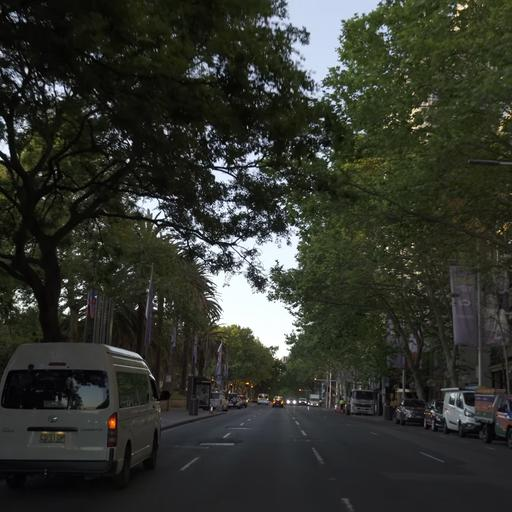
#> input picture data/Test/Test_116.jpg, 512 x 512 px, found by its file name; its folder holds only this picture in this run
$ python blur.py
#> lines starting #> are read from the running program, lines starting #| are printed output that depends on the picture
import cv2
import os
import numpy as np
import random

# 文件夹路径
input_folder = 'D:/AI/data/LoLI-Street/LoLI-Street Dataset/Test'
output_base_folder = 'output'  # 存储所有处理图像的根文件夹

# 定义不同的模糊程度（不同核大小）
blur_strengths = [(3, 3), (5, 5), (7, 7), (9, 9), (11, 11), (15, 15)]  # 核大小（宽度, 高度）

# 创建根文件夹
if not os.path.exists(output_base_folder):
    os.makedirs(output_base_folder)

# 亮度和对比度调整函数
def adjust_brightness_contrast(image, brightness=0, contrast=0):
    beta = brightness  # 增加亮度的值
    alpha = contrast / 100.0 + 1.0  # 对比度调整值，默认为1.0
    adjusted_image = cv2.convertScaleAbs(image, alpha=alpha, beta=beta)
    return adjusted_image

# 添加噪声的函数
def add_noise(image, mean=0, sigma=25):
    """给图像添加噪声"""
    gaussian_noise = np.random.normal(mean, sigma, image.shape).astype('uint8')
    noisy_image = cv2.add(image, gaussian_noise)
    return noisy_image

# 运动模糊的函数
def motion_blur(image, kernel_size=15):
    """添加运动模糊"""
    kernel = np.zeros((kernel_size, kernel_size))
    kernel[int((kernel_size-1)/2), :] = np.ones(kernel_size)
    kernel = kernel / kernel_size
    motion_blurred = cv2.filter2D(image, -1, kernel)
    return motion_blurred

# 调整分辨率的函数
def resize_image(image, size=(416, 416)):
    """调整图像分辨率"""
    resized_image = cv2.resize(image, size)
    return resized_image

# 遮挡图像的函数
def add_occlusion(image, occlusion_type="rectangle", size=(100, 100), color=(0, 0, 0)):
    """给图像添加遮挡物"""
    h, w, _ = image.shape
    if occlusion_type == "rectangle":
        # 随机选择一个位置，填充为矩形遮挡
        top_left = (random.randint(0, w - size[0]), random.randint(0, h - size[1]))
        bottom_right = (top_left[0] + size[0], top_left[1] + size[1])
        cv2.rectangle(image, top_left, bottom_right, color, -1)
    elif occlusion_type == "circle":
        # 随机选择圆形遮挡
        center = (random.randint(0, w), random.randint(0, h))
        radius = random.randint(30, 50)
        cv2.circle(image, center, radius, color, -1)
    return image

if __name__ == '__main__':
    # 读取文件夹中的所有图像
    for filename in os.listdir(input_folder):
        if filename.endswith(('.jpg', '.png', '.jpeg')):  # 检查文件扩展名
            image_path = os.path.join(input_folder, filename)
            image = cv2.imread(image_path)
#> image is the input picture: shape (512, 512, 3); mean B, G, R 45.8, 52.7, 50

            # 调亮
            brightness_contrast_folder = os.path.join(output_base_folder, 'brighter')
            if not os.path.exists(brightness_contrast_folder):
                os.makedirs(brightness_contrast_folder)
            adjusted_image = adjust_brightness_contrast(image, brightness=50, contrast=30)
#> in adjust_brightness_contrast, `adjusted_image = cv2.convertScaleAbs(image, alpha=alpha, beta=beta)`:
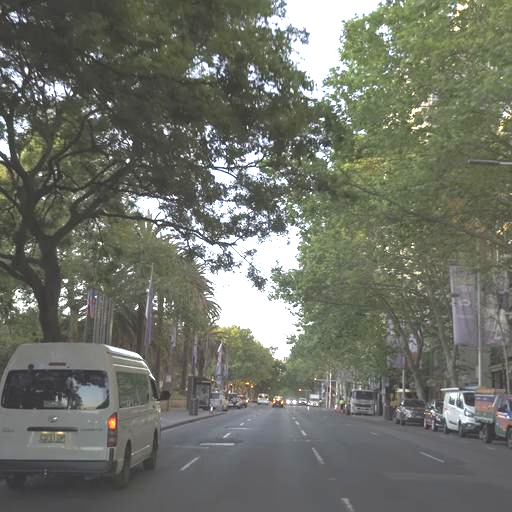
#> adjusted_image: shape (512, 512, 3); mean B, G, R 104.2, 113.9, 111.1
            save_path = os.path.join(brightness_contrast_folder, filename)
            cv2.imwrite(save_path, adjusted_image)

            # 调暗
            brightness_contrast_folder = os.path.join(output_base_folder, 'blacker')
            if not os.path.exists(brightness_contrast_folder):
                os.makedirs(brightness_contrast_folder)
            adjusted_image = adjust_brightness_contrast(image, brightness=-50, contrast=0)
#> call 2 of adjust_brightness_contrast, with brightness = -50, contrast = 0
#> in adjust_brightness_contrast (call 2), `adjusted_image = cv2.convertScaleAbs(image, alpha=alpha, beta=beta)`:
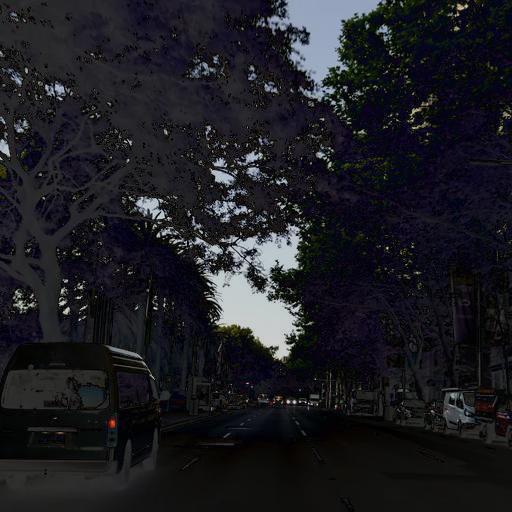
#> adjusted_image: shape (512, 512, 3); mean B, G, R 33.9, 28.8, 28.5
            save_path = os.path.join(brightness_contrast_folder, filename)
            cv2.imwrite(save_path, adjusted_image)

            # 应用不同程度的高斯模糊
            for blur_strength in blur_strengths:
                blur_folder = os.path.join(output_base_folder, f"blur_{blur_strength[0]}_{blur_strength[1]}")
                if not os.path.exists(blur_folder):
                    os.makedirs(blur_folder)
                blurred_image = cv2.GaussianBlur(image, blur_strength, 0)
                save_path = os.path.join(blur_folder, filename)
                cv2.imwrite(save_path, blurred_image)
#> this loop made 6 passes
#> pass 2, `blurred_image = cv2.GaussianBlur(image, blur_strength, 0)`:
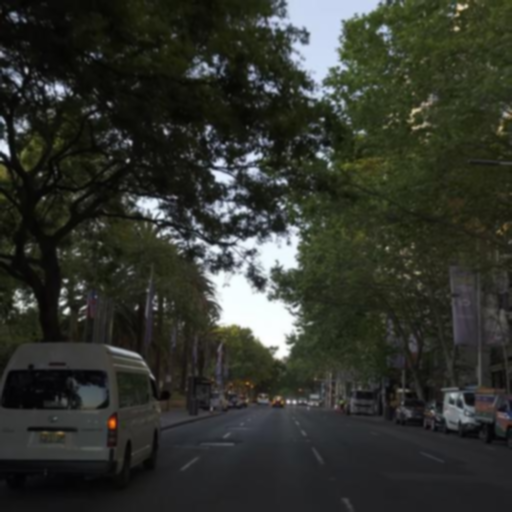
#> blurred_image: shape (512, 512, 3); mean B, G, R 45.8, 52.7, 50.1

            # 添加噪声
            noise_folder = os.path.join(output_base_folder, 'noise')
            if not os.path.exists(noise_folder):
                os.makedirs(noise_folder)
            noisy_image = add_noise(image)
#> in add_noise, `noisy_image = cv2.add(image, gaussian_noise)`:
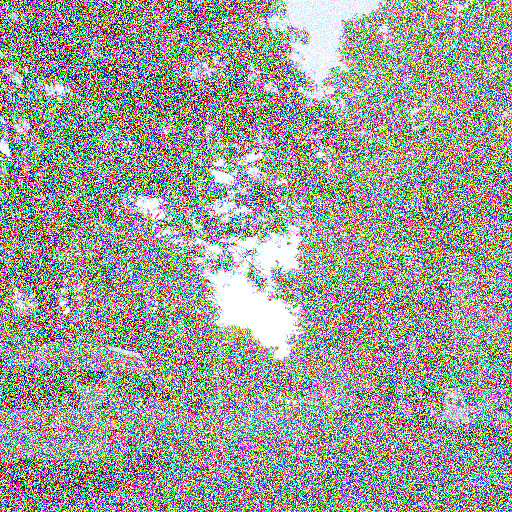
#> noisy_image: shape (512, 512, 3); mean B, G, R 154.5, 158.7, 157.5
            save_path = os.path.join(noise_folder, filename)
            cv2.imwrite(save_path, noisy_image)

            # 添加运动模糊
            motion_blur_folder = os.path.join(output_base_folder, 'motion_blur')
            if not os.path.exists(motion_blur_folder):
                os.makedirs(motion_blur_folder)
            motion_blurred_image = motion_blur(image, 5)
            save_path = os.path.join(motion_blur_folder, filename)
            cv2.imwrite(save_path, motion_blurred_image)

            # 改变分辨率
            resize_folder = os.path.join(output_base_folder, 'resize')
            if not os.path.exists(resize_folder):
                os.makedirs(resize_folder)
            resized_image = resize_image(image, size=(224, 224))  # 改为较低的分辨率
#> in resize_image, `resized_image = cv2.resize(image, size)`:
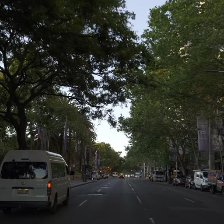
#> resized_image: shape (224, 224, 3); mean B, G, R 45.7, 52.6, 49.9
            save_path = os.path.join(resize_folder, filename)
            cv2.imwrite(save_path, resized_image)

            # 添加遮挡（矩形遮挡）
            occlusion_folder = os.path.join(output_base_folder, 'occlusion_rectangle')
            if not os.path.exists(occlusion_folder):
                os.makedirs(occlusion_folder)
            image_with_occlusion = add_occlusion(image.copy(), occlusion_type="rectangle", size=(100, 100),
                                                 color=(0, 0, 0))
#> in add_occlusion, `cv2.rectangle(image, top_left, bottom_right, color, -1)`:
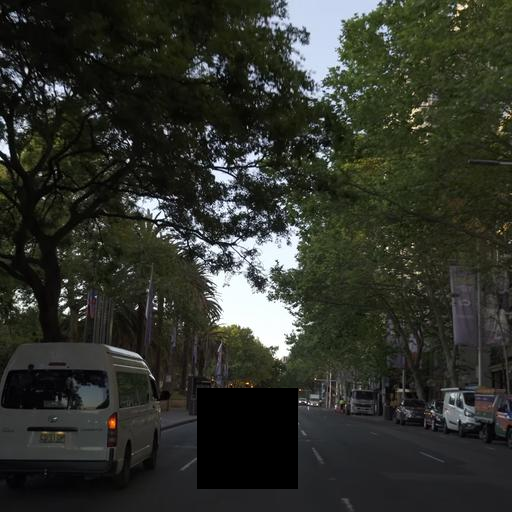
#> image: shape (512, 512, 3); mean of channels 0, 1, 2 43.7, 50.8, 48.1; drawn as B, G, R
            save_path = os.path.join(occlusion_folder, filename)
            cv2.imwrite(save_path, image_with_occlusion)

            # 添加圆形遮挡
            occlusion_circle_folder = os.path.join(output_base_folder, 'occlusion_circle')
            if not os.path.exists(occlusion_circle_folder):
                os.makedirs(occlusion_circle_folder)
            image_with_circle_occlusion = add_occlusion(image.copy(), occlusion_type="circle", size=(0, 0),
                                                        color=(0, 0, 0))
            save_path = os.path.join(occlusion_circle_folder, filename)
            cv2.imwrite(save_path, image_with_circle_occlusion)

            # 压缩处理
            jpeg_compressed_folder = os.path.join(output_base_folder, 'jpeg_compressed')
            if not os.path.exists(jpeg_compressed_folder):
                os.makedirs(jpeg_compressed_folder)
            compression_params = [cv2.IMWRITE_JPEG_QUALITY, 50]
#> compression_params = [1, 50]
            # 保存压缩后的图像
            save_path = os.path.join(jpeg_compressed_folder, filename)
            cv2.imwrite(save_path, image, compression_params)

            print(f"Processed {filename}")

    print("All images processed and saved to respective folders.")

$ run again, on data/Test/Test_143.jpg
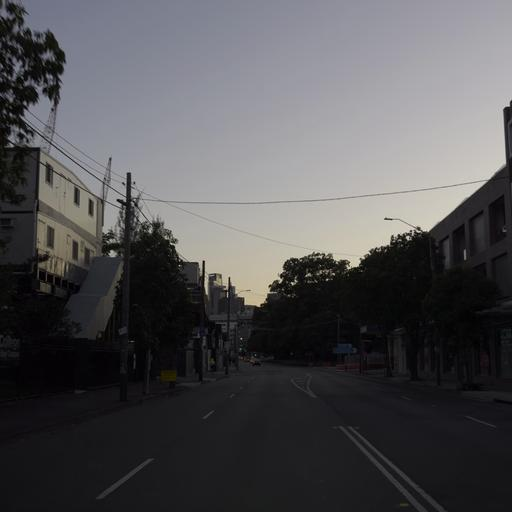
#> input picture data/Test/Test_143.jpg, 512 x 512 px, found by its file name
#> image is the input picture: shape (512, 512, 3); mean B, G, R 84.6, 82.3, 82.8
#> in add_noise, `noisy_image = cv2.add(image, gaussian_noise)`:
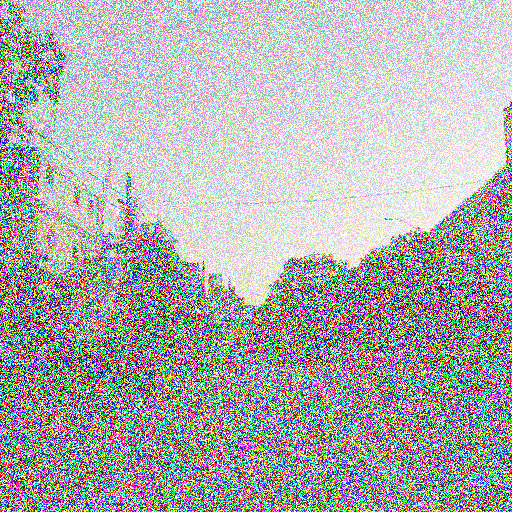
#> noisy_image: shape (512, 512, 3); mean B, G, R 175.1, 173.8, 174.2
#> in add_occlusion, `cv2.rectangle(image, top_left, bottom_right, color, -1)`:
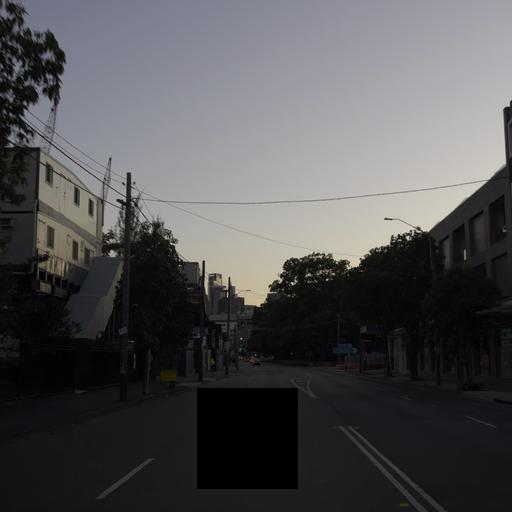
#> image: shape (512, 512, 3); mean of channels 0, 1, 2 83.3, 81.1, 81.7; drawn as B, G, R
#> compression_params = [1, 50]

$ run again, on data/Test/Test_172.jpg
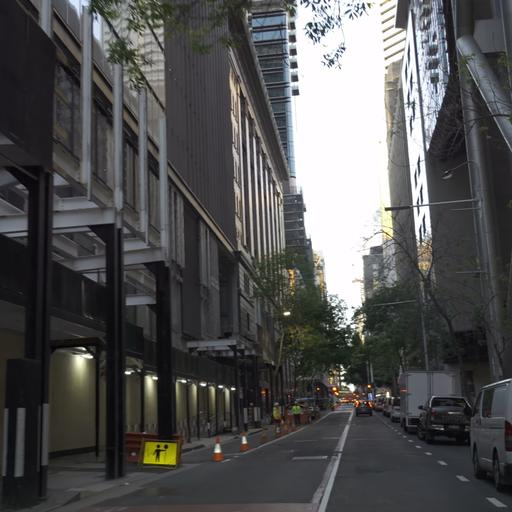
#> input picture data/Test/Test_172.jpg, 512 x 512 px, found by its file name
#> image is the input picture: shape (512, 512, 3); mean B, G, R 82.4, 82.3, 82.3
#> in add_noise, `noisy_image = cv2.add(image, gaussian_noise)`:
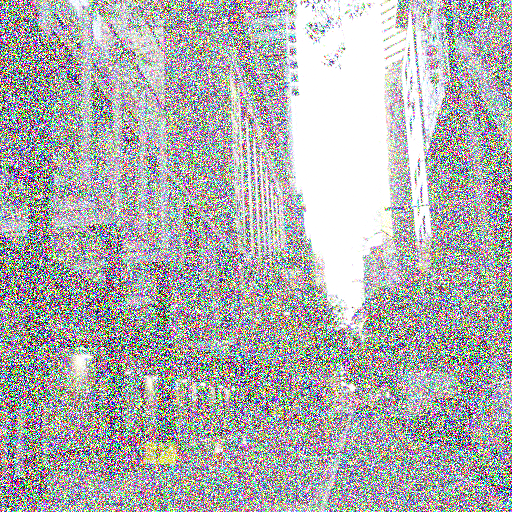
#> noisy_image: shape (512, 512, 3); mean B, G, R 174.1, 174.1, 174.2
#> in add_occlusion, `cv2.rectangle(image, top_left, bottom_right, color, -1)`:
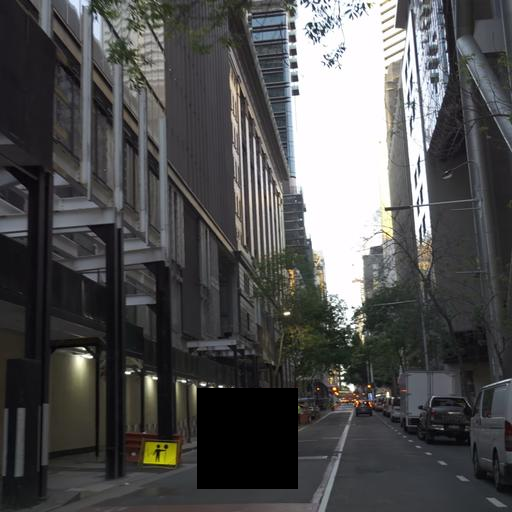
#> image: shape (512, 512, 3); mean of channels 0, 1, 2 80.2, 80.1, 80.1; drawn as B, G, R
#> compression_params = [1, 50]

$ run again, on data/Test/Test_19.jpg
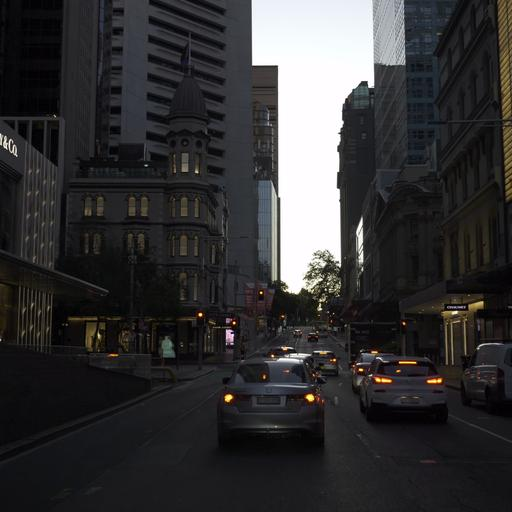
#> input picture data/Test/Test_19.jpg, 512 x 512 px, found by its file name
#> image is the input picture: shape (512, 512, 3); mean B, G, R 52.4, 51.5, 52.2
#> in add_noise, `noisy_image = cv2.add(image, gaussian_noise)`:
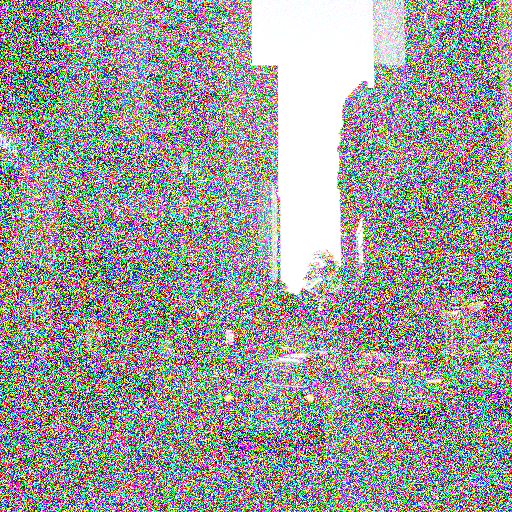
#> noisy_image: shape (512, 512, 3); mean B, G, R 157.6, 157, 157.7
#> in add_occlusion, `cv2.rectangle(image, top_left, bottom_right, color, -1)`:
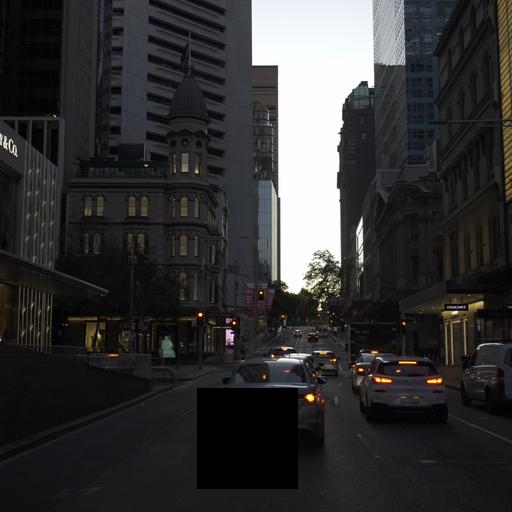
#> image: shape (512, 512, 3); mean of channels 0, 1, 2 51.3, 50.5, 51.1; drawn as B, G, R
#> compression_params = [1, 50]
